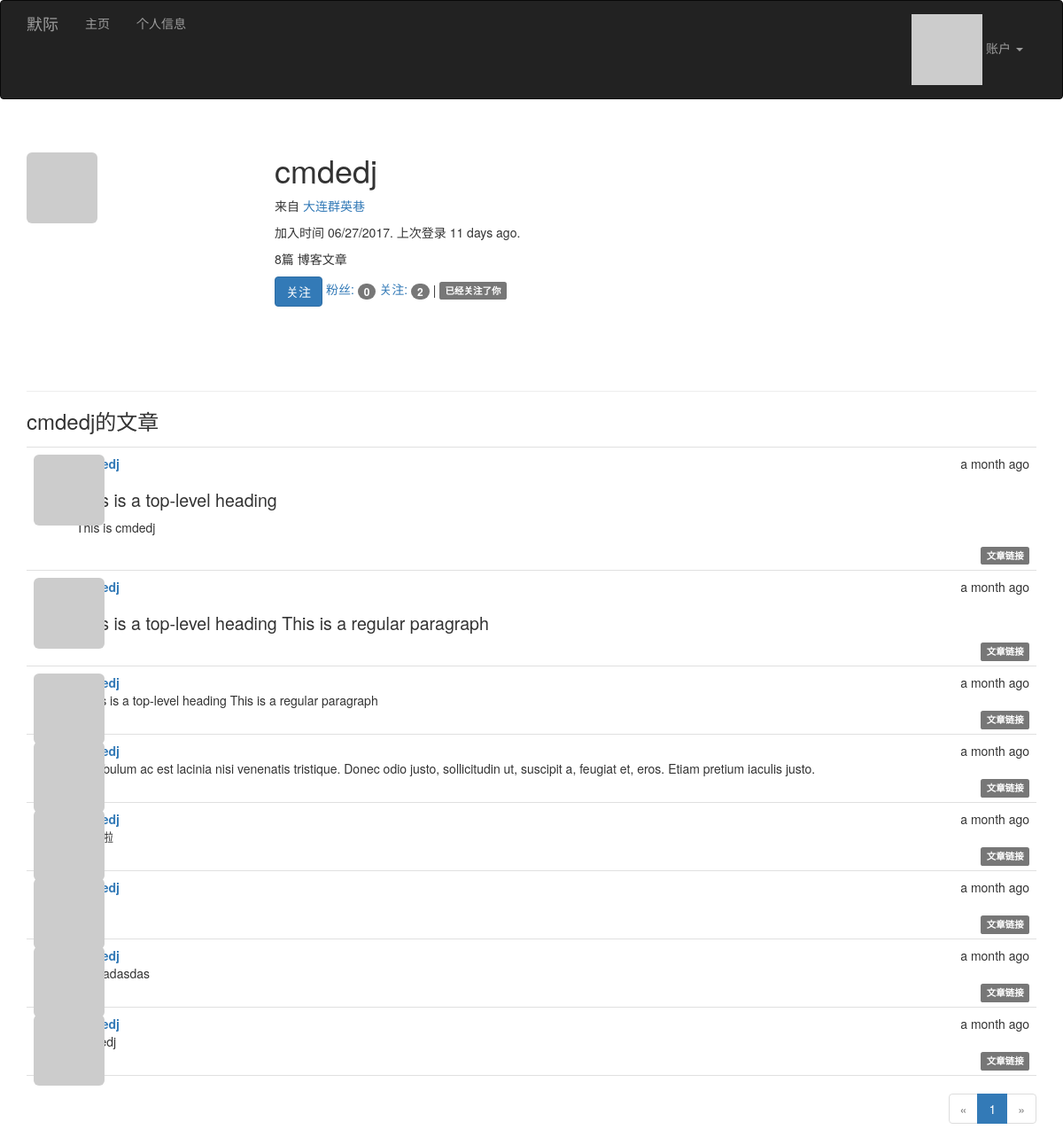
Before: /user/cmdedj (signed in) with the older database file.
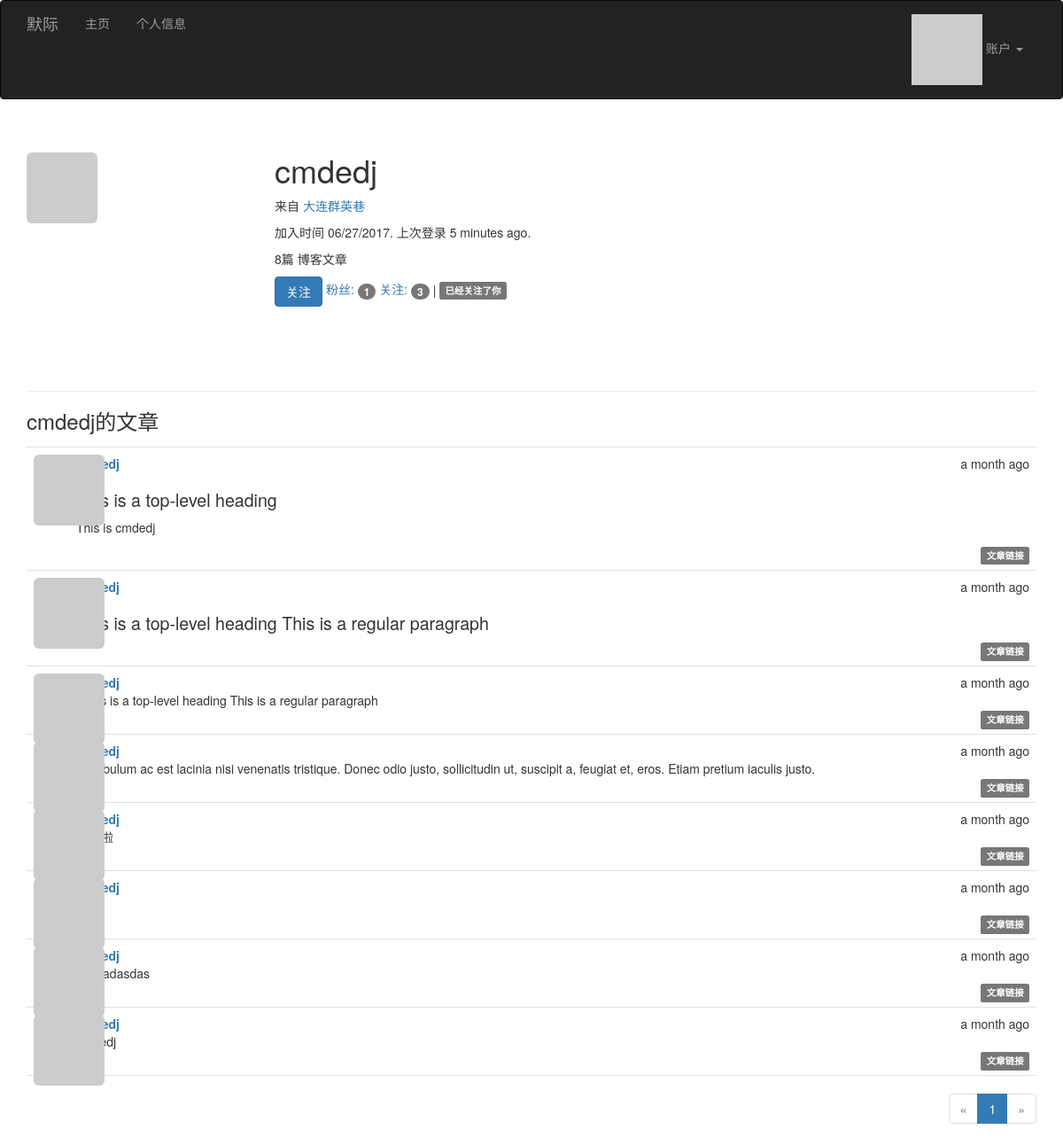
After: the same page with the newer database file.
### app/models.py (models this page shows, shortened)
class User(UserMixin, db.Model):
	__tablename__ = 'users'
	id = db.Column(db.Integer, primary_key=True)
	email = db.Column(db.String(64), unique=True, index=True)
	username = db.Column(db.String(64), unique=True, index=True)
	password_hash = db.Column(db.String(128))
	role_id = db.Column(db.Integer, db.ForeignKey('roles.id'))
	confirmed = db.Column(db.Boolean, default=False)
	name = db.Column(db.String(64))
	location = db.Column(db.String(64))
	about_me = db.Column(db.Text())
	member_since = db.Column(db.DateTime(), default=datetime.utcnow)
	last_seen = db.Column(db.DateTime(), default=datetime.utcnow)
	avatar_hash = db.Column(db.String(32))
	posts = db.relationship('Post', backref='author', lazy='dynamic')
	followed = db.relationship('Follow',
							   foreign_keys=[Follow.follower_id],
							   backref=db.backref('follower', lazy='joined'),
							   lazy='dynamic',
							   cascade='all, delete-orphan')
	followers = db.relationship('Follow',
								foreign_keys=[Follow.followed_id],
								backref=db.backref('followed', lazy='joined'),
								lazy='dynamic',
								cascade='all, delete-orphan')
	@property
	def password(self):
		raise AttributeError('password is not a readable attribute')
	def can(self, permissions):
		return self.role is not None and \
			(self.role.permissions & permissions) == permissions
	def is_administrator(self):
		return self.can(Permission.ADMINISTER)
	def ping(self):
		self.last_seen = datetime.utcnow()
		db.session.add(self)
	def gravatar(self, size=100, default='identicon', rating='g'):
		if request.is_secure:
			url = 'https://secure.gravatar.com/avatar'
		else:
			url = 'http://www.gravatar.com/avatar'
		hash = self.avatar_hash or hashlib.md5(self.email.encode('utf-8')).hexdigest()
		return '{url}/{hash}?s={size}&d={default}&r={rating}'.format(url=url, hash=hash, size=size, default=default, rating=rating)
	def is_following(self, user):
		return self.followed.filter_by(
			followed_id=user.id).first() is not None

class Post(db.Model):
	__tablename__ = 'posts'
	id = db.Column(db.Integer, primary_key=True)
	body = db.Column(db.Text)
	timestamp = db.Column(db.DateTime, index=True, default=datetime.utcnow)
	author_id = db.Column(db.Integer, db.ForeignKey('users.id'))
	body_html = db.Column(db.Text)

### app/main/views.py (the view)
@main.route('/user/<username>')
def user(username):
    user = User.query.filter_by(username=username).first()
    if user is None:
        abort(404)
    page = request.args.get('page', 1, type=int)
    pagination = user.posts.order_by(Post.timestamp.desc()).paginate(page, per_page=current_app.config['FLASKY_POSTS_PER_PAGE'], error_out=False)
    posts = pagination.items
    return render_template('user.html', user=user, posts=posts, pagination=pagination)

### app/auth/views.py (called while the page is built)
@auth.before_app_request
def before_request():
	if current_user.is_authenticated \
			and not current_user.confirmed \
			and request.endpoint[:5] != 'auth.' \
			and request.endpoint != 'static':
		return redirect(url_for('auth.unconfirmed'))

@auth.before_app_request
def before_request():
	if current_user.is_authenticated:
		current_user.ping()
		if not current_user.confirmed and request.endpoint[:5] != 'auth.':
			return redirect(url_for('auth.unconfirmed'))

### app/main/__init__.py (called while the page is built)
@main.app_context_processor
def inject_permissions():
	return dict(Permission=Permission)

### app/models.py (called while the page is built)
@login_manager.user_loader
def load_user(user_id):
	return User.query.get(int(user_id))

### app/templates/user.html (shortened to what this page needs)
{% extends "base.html" %}
{% import "_macros.html" as macros %}
{% block page_content %}
<div class="page-header">
    <img class="img-rounded profile-thumbnail" src="{{ user.gravatar(size=256) }}">
    <div class="profile-header">
        <h1>{{ user.username }}</h1>
        {% if user.name or user.location %}
        <p>
            {% if user.location %}
                来自 <a href="http://ditu.amap.com/search?query={{ user.location }}">{{ user.location }}</a><br>
            {% endif %}
        </p>
        {% endif %}
        <p>加入时间 {{ moment(user.member_since).format('L') }}. 上次登录 {{ moment(user.last_seen).fromNow() }}.</p>
        <p>{{ user.posts.count() }}篇 博客文章</p>
        <p>
            {% if current_user.can(Permission.FOLLOW) and user != current_user %}
                {% if not current_user.is_following(user) %}
                <a href="{{ url_for('.follow', username=user.username) }}" class="btn btn-primary">关注</a>
                {% else %}
                <a href="{{ url_for('.unfollow', username=user.username) }}" class="btn btn-default">取消关注</a>
                {% endif %}
            {% endif %}
            <a href="{{ url_for('.followers', username=user.username) }}">粉丝: <span class="badge">{{ user.followers.count() }}</span></a>
            <a href="{{ url_for('.followed_by', username=user.username) }}">关注: <span class="badge">{{ user.followed.count() }}</span></a>
            {% if current_user.is_authenticated and user != current_user and user.is_following(current_user) %}
            | <span class="label label-default">已经关注了你</span>
            {% endif %}
        </p>
    </div>
</div>
<h3>{{ user.username }}的文章</h3>
{% include '_posts.html' %}
{% if pagination %}
<div class="pagination">
{{ macros.pagination_widget(pagination, '.index') }}
</div>
{% endif %}
{% endblock %}

### app/templates/base.html (shortened to what this page needs)
{% extends "bootstrap/base.html" %}
{% block head %}
{{ super() }}
	<link rel="stylesheet" type="text/css" href="{{ url_for('static', filename='styles.css') }}">
{% endblock %}
{% block navbar %}
<div class="navbar navbar-inverse" role="navigation">
    <div class="container">
        <div class="navbar-header">
            <a class="navbar-brand" href="{{ url_for('main.index') }}">默际</a>
        </div>
        <div class="navbar-collapse collapse">
            <ul class="nav navbar-nav">
                <li><a href="{{ url_for('main.index') }}">主页</a></li>
				{% if current_user.is_authenticated %}
				<li>
					<a href="{{ url_for('main.user', username=current_user.username) }}">
						个人信息
					</a>
				</li>
				{% endif %}
            </ul>
            <ul class="nav navbar-nav navbar-right">
                {% if current_user.is_authenticated %}
                <li class="dropdown">
                     <a href="#" class="dropdown-toggle" data-toggle="dropdown">
                        <img src="{{ current_user.gravatar(size=18) }}">
                       账户 <b class="caret"></b>
					 </a>
                </li>
                {% else %}
                <li><a href="{{ url_for('auth.login') }}">登陆</a></li>
                {% endif %}
            </ul>
        </div>
    </div>
</div>
{% endblock %}
{% block content %}
<div class="container">
    {% block page_content %}{% endblock %}
</div>
{% endblock %}

### app/templates/_macros.html
{% macro pagination_widget(pagination, endpoint) %}
<ul class="pagination">
    <li{% if not pagination.has_prev %} class="disabled"{% endif %}>
        <a href="{% if pagination.has_prev %}{{ url_for(endpoint, page=pagination.prev_num, **kwargs) }}{% else %}#{% endif %}">
            &laquo;
        </a>
    </li>
    {% for p in pagination.iter_pages() %}
        {% if p %}
            {% if p == pagination.page %}
            <li class="active">
                <a href="{{ url_for(endpoint, page = p, **kwargs) }}">{{ p }}</a>
            </li>
            {% else %}
            <li>
                <a href="{{ url_for(endpoint, page = p, **kwargs) }}">{{ p }}</a>
            </li>
            {% endif %}
        {% else %}
        <li class="disabled"><a href="#">&hellip;</a></li>
        {% endif %}
    {% endfor %}
    <li{% if not pagination.has_next %} class="disabled"{% endif %}>
        <a href="{% if pagination.has_next %}{{ url_for(endpoint, page=pagination.next_num, **kwargs) }}{% else %}#{% endif %}">
            &raquo;
        </a>
    </li>
</ul>
{% endmacro %}

### app/templates/_posts.html (shortened to what this page needs)
<ul class="posts">
    {% for post in posts %}
    <li class="post">
        <div class="post-thumbnail">
            <a href="{{ url_for('.user', username=post.author.username) }}">
                <img class="img-rounded profile-thumbnail" src="{{ post.author.gravatar(size=40) }}">
            </a>
        </div>
        <div class="post-content">
            <div class="post-date">{{ moment(post.timestamp).fromNow() }}</div>
            <div class="post-author"><a href="{{ url_for('.user', username=post.author.username) }}">{{ post.author.username }}</a></div>
            <div class="post-body">
			{% if post.body_html %}
				{{ post.body_html | safe }}
			{% else %}
				{{ post.body }}
			{% endif %}
			</div>
			<div class="post-footer">
                <a href="{{ url_for('.post', id=post.id) }}">
                    <span class="label label-default">文章链接</span>
                </a>
            </div>
        </div>
    </li>
    {% endfor %}
</ul>

### app/static/styles.css (style rules this page uses)
.profile-thumbnail { position: absolute; }
.profile-header { min-height: 260px; margin-left: 280px; }
ul.posts { list-style-type: none; padding: 0px; margin: 16px 0px 0px 0px; border-top: 1px solid #e0e0e0; }
ul.posts li.post { padding: 8px; border-bottom: 1px solid #e0e0e0; }
div.post-date { float: right; }
div.post-author { font-weight: bold; }
div.post-thumbnail { position: absolute; }
div.post-content { margin-left: 48px; min-height: 48px; }
div.pagination { width: 100%; text-align: right; padding: 0px; margin: 0px; }
.post-body h1 { font-size: 140%; }
div.post-footer { text-align: right; }

Changed rows visible on the page:
changed User "cmdedj": last_seen "11 days ago" → "5 minutes ago"
Other visible differences:
{{ user.followers.count() }}: "0" → "1"
{{ user.followed.count() }}: "2" → "3"
